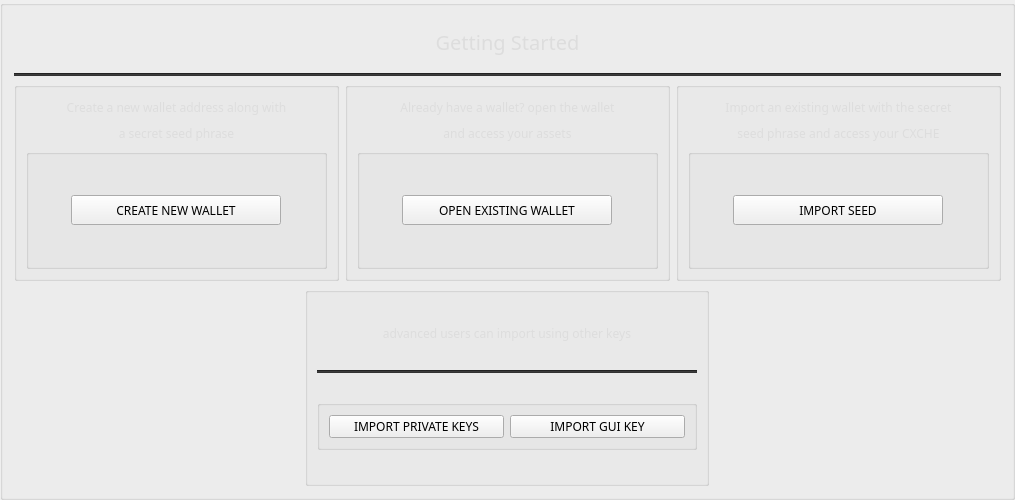
       <widget class="QGroupBox" name="box4">
        <property name="sizePolicy">
         <sizepolicy hsizetype="Expanding" vsizetype="Expanding">
          <horstretch>0</horstretch>
          <verstretch>0</verstretch>
         </sizepolicy>
        </property>
        <property name="minimumSize">
         <size>
          <width>0</width>
          <height>500</height>
         </size>
        </property>
        <property name="maximumSize">
         <size>
          <width>1000</width>
          <height>500</height>
         </size>
        </property>
        <property name="title">
         <string/>
        </property>
        <layout class="QGridLayout" name="gridLayout_1">
         <item row="2" column="0">
          <widget class="QGroupBox" name="groupBox_5">
           <property name="minimumSize">
            <size>
             <width>325</width>
             <height>0</height>
            </size>
           </property>
           <property name="maximumSize">
            <size>
             <width>350</width>
             <height>16777215</height>
            </size>
           </property>
           <layout class="QVBoxLayout" name="verticalLayout_5">
            <item>
             <widget class="QLabel" name="label_25">
              <property name="maximumSize">
               <size>
                <width>16777215</width>
                <height>20</height>
               </size>
              </property>
              <property name="font">
               <font>
                <family>Poppins</family>
               </font>
              </property>
              <property name="styleSheet">
               <string notr="true">color: #ddd;
      </string>
              </property>
              <property name="text">
               <string>Create a new wallet address along with</string>
              </property>
              <property name="alignment">
               <set>Qt::AlignCenter</set>
              </property>
             </widget>
            </item>
            <item>
             <widget class="QLabel" name="label_28">
              <property name="maximumSize">
               <size>
                <width>16777215</width>
                <height>20</height>
               </size>
              </property>
              <property name="font">
               <font>
                <family>Poppins</family>
               </font>
              </property>
              <property name="styleSheet">
               <string notr="true">color: #ddd;
      </string>
              </property>
              <property name="text">
               <string>a secret seed phrase</string>
              </property>
              <property name="alignment">
               <set>Qt::AlignCenter</set>
              </property>
             </widget>
            </item>
            <item>
             <widget class="QGroupBox" name="groupBox_10">
              <layout class="QHBoxLayout" name="horizontalLayout_5">
               <item>
                <widget class="QPushButton" name="b1_pushButton">
                 <property name="maximumSize">
                  <size>
                   <width>210</width>
                   <height>30</height>
                  </size>
                 </property>
                 <property name="font">
                  <font>
                   <family>Poppins</family>
                  </font>
                 </property>
                 <property name="styleSheet">
                  <string notr="true">/* This button style is handled automatically by WelcomeFrame.cpp */</string>
                 </property>
                 <property name="text">
                  <string>CREATE NEW WALLET</string>
                 </property>
                </widget>
               </item>
              </layout>
             </widget>
            </item>
           </layout>
          </widget>
         </item>
         <item row="2" column="1">
          <widget class="QGroupBox" name="groupBox_6">
           <property name="minimumSize">
            <size>
             <width>325</width>
             <height>0</height>
            </size>
           </property>
           <property name="maximumSize">
            <size>
             <width>350</width>
             <height>16777215</height>
            </size>
           </property>
           <layout class="QVBoxLayout" name="verticalLayout_6">
            <item>
             <widget class="QLabel" name="label_26">
              <property name="maximumSize">
               <size>
                <width>16777215</width>
                <height>20</height>
               </size>
              </property>
              <property name="font">
               <font>
                <family>Poppins</family>
               </font>
              </property>
              <property name="styleSheet">
               <string notr="true">color: #ddd;
      </string>
              </property>
              <property name="text">
               <string>Already have a wallet? open the wallet</string>
              </property>
              <property name="alignment">
               <set>Qt::AlignCenter</set>
              </property>
             </widget>
            </item>
            <item>
             <widget class="QLabel" name="label_31">
              <property name="maximumSize">
               <size>
                <width>16777215</width>
                <height>20</height>
               </size>
              </property>
              <property name="font">
               <font>
                <family>Poppins</family>
               </font>
              </property>
              <property name="styleSheet">
               <string notr="true">color: #ddd;
      </string>
              </property>
              <property name="text">
               <string>and access your assets</string>
              </property>
              <property name="alignment">
               <set>Qt::AlignCenter</set>
              </property>
             </widget>
            </item>
            <item>
             <widget class="QGroupBox" name="groupBox_11">
              <layout class="QHBoxLayout" name="horizontalLayout_6">
               <item>
                <widget class="QPushButton" name="b1_pushButton_2">
                 <property name="maximumSize">
                  <size>
                   <width>210</width>
                   <height>30</height>
                  </size>
                 </property>
                 <property name="font">
                  <font>
                   <family>Poppins</family>
                  </font>
                 </property>
                 <property name="styleSheet">
                  <string notr="true">/* This button style is handled automatically by WelcomeFrame.cpp */</string>
                 </property>
                 <property name="text">
                  <string>OPEN EXISTING WALLET</string>
                 </property>
                </widget>
               </item>
              </layout>
             </widget>
            </item>
           </layout>
          </widget>
         </item>
         <item row="2" column="2">
          <widget class="QGroupBox" name="groupBox_7">
           <property name="minimumSize">
            <size>
             <width>325</width>
             <height>0</height>
            </size>
           </property>
           <property name="maximumSize">
            <size>
             <width>350</width>
             <height>16777215</height>
            </size>
           </property>
           <layout class="QVBoxLayout" name="verticalLayout_8">
            <item>
             <widget class="QLabel" name="label_27">
              <property name="maximumSize">
               <size>
                <width>16777215</width>
                <height>20</height>
               </size>
              </property>
              <property name="font">
               <font>
                <family>Poppins</family>
               </font>
              </property>
              <property name="styleSheet">
               <string notr="true">color: #ddd;
</string>
              </property>
              <property name="text">
               <string>Import an existing wallet with the secret</string>
              </property>
              <property name="alignment">
               <set>Qt::AlignCenter</set>
              </property>
             </widget>
            </item>
            <item>
             <widget class="QLabel" name="label_30">
              <property name="maximumSize">
               <size>
                <width>16777215</width>
                <height>20</height>
               </size>
              </property>
              <property name="font">
               <font>
                <family>Poppins</family>
               </font>
              </property>
              <property name="styleSheet">
               <string notr="true">color: #ddd;
</string>
              </property>
              <property name="text">
               <string>seed phrase and access your CXCHE</string>
              </property>
              <property name="alignment">
               <set>Qt::AlignCenter</set>
              </property>
             </widget>
            </item>
            <item>
             <widget class="QGroupBox" name="groupBox_12">
              <layout class="QHBoxLayout" name="horizontalLayout_7">
               <item>
                <widget class="QPushButton" name="b1_seedButton">
                 <property name="maximumSize">
                  <size>
                   <width>210</width>
                   <height>30</height>
                  </size>
                 </property>
                 <property name="font">
                  <font>
                   <family>Poppins</family>
                  </font>
                 </property>
                 <property name="styleSheet">
                  <string notr="true">/* This button style is handled automatically by WelcomeFrame.cpp */</string>
                 </property>
                 <property name="text">
                  <string>IMPORT SEED</string>
                 </property>
                </widget>
               </item>
              </layout>
             </widget>
            </item>
           </layout>
          </widget>
         </item>
         <item row="1" column="0" colspan="3">
          <widget class="Line" name="line_5">
           <property name="styleSheet">
            <string notr="true">background-color: #333;</string>
           </property>
           <property name="orientation">
            <enum>Qt::Horizontal</enum>
           </property>
          </widget>
         </item>
         <item row="0" column="1">
          <widget class="QLabel" name="title_label_29">
           <property name="maximumSize">
            <size>
             <width>16777215</width>
             <height>50</height>
            </size>
           </property>
           <property name="font">
            <font>
             <family>Poppins</family>
             <pointsize>-1</pointsize>
            </font>
           </property>
           <property name="styleSheet">
            <string notr="true">color: #ddd;
font-size: 20px;</string>
           </property>
           <property name="text">
            <string>Getting Started</string>
           </property>
           <property name="alignment">
            <set>Qt::AlignCenter</set>
           </property>
          </widget>
         </item>
         <item row="3" column="0" colspan="3" alignment="Qt::AlignHCenter">
          <widget class="QGroupBox" name="groupBox_8">
           <layout class="QVBoxLayout" name="verticalLayout_7">
            <item>
             <widget class="QLabel" name="label_32">
              <property name="maximumSize">
               <size>
                <width>16777215</width>
                <height>20</height>
               </size>
              </property>
              <property name="font">
               <font>
                <family>Poppins</family>
               </font>
              </property>
              <property name="styleSheet">
               <string notr="true">color: #ddd;
</string>
              </property>
              <property name="text">
               <string>advanced users can import using other keys</string>
              </property>
              <property name="alignment">
               <set>Qt::AlignCenter</set>
              </property>
             </widget>
            </item>
            <item>
             <widget class="Line" name="line_6">
              <property name="styleSheet">
               <string notr="true">background-color: #333;</string>
              </property>
              <property name="orientation">
               <enum>Qt::Horizontal</enum>
              </property>
             </widget>
            </item>
            <item>
             <widget class="QGroupBox" name="groupBox_9">
              <property name="maximumSize">
               <size>
                <width>16777215</width>
                <height>50</height>
               </size>
              </property>
              <layout class="QHBoxLayout" name="horizontalLayout_4">
               <item>
                <widget class="QPushButton" name="b1_spendkeyButton">
                 <property name="minimumSize">
                  <size>
                   <width>175</width>
                   <height>0</height>
                  </size>
                 </property>
                 <property name="maximumSize">
                  <size>
                   <width>210</width>
                   <height>30</height>
                  </size>
                 </property>
                 <property name="font">
                  <font>
                   <family>Poppins</family>
                  </font>
                 </property>
                 <property name="styleSheet">
                  <string notr="true">/* This button style is handled automatically by WelcomeFrame.cpp */</string>
                 </property>
                 <property name="text">
                  <string>IMPORT PRIVATE KEYS</string>
                 </property>
                </widget>
               </item>
               <item>
                <widget class="QPushButton" name="b1_guikeyButton">
                 <property name="minimumSize">
                  <size>
                   <width>175</width>
                   <height>0</height>
                  </size>
                 </property>
                 <property name="maximumSize">
                  <size>
                   <width>210</width>
                   <height>30</height>
                  </size>
                 </property>
                 <property name="font">
                  <font>
                   <family>Poppins</family>
                  </font>
                 </property>
                 <property name="styleSheet">
                  <string notr="true">/* This button style is handled automatically by WelcomeFrame.cpp */</string>
                 </property>
                 <property name="text">
                  <string>IMPORT GUI KEY</string>
                 </property>
                </widget>
               </item>
              </layout>
             </widget>
            </item>
           </layout>
          </widget>
         </item>
        </layout>
       </widget>
